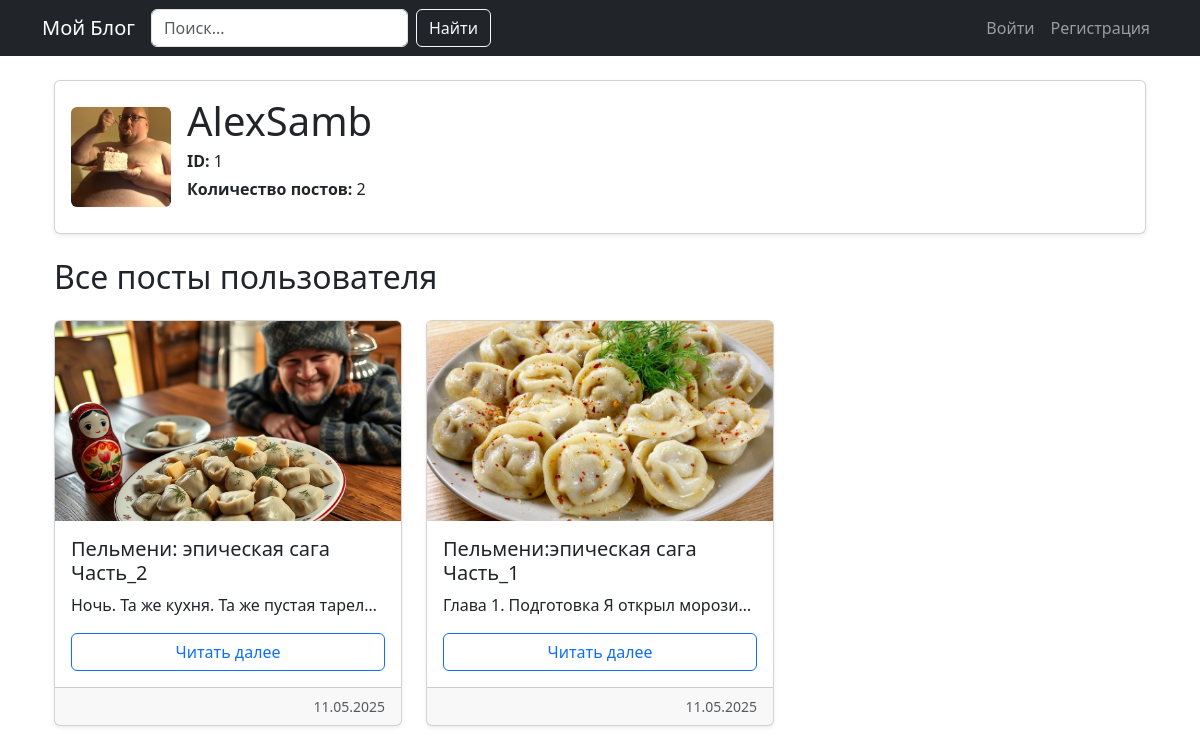
The app's page /profile/AlexSamb with its own data.
### app.py (models this page shows, shortened)
class User(UserMixin, db.Model):
    id = db.Column(db.Integer, primary_key=True)
    username = db.Column(db.String(50), unique=True, nullable=False)
    password_hash = db.Column(db.String(128))
    posts = db.relationship('Post', backref='author', lazy=True)
    avatar_filename = db.Column(db.String(255))
    @property
    def password(self):
        raise AttributeError('Пароль не доступен для чтения')

class Post(db.Model):
    id = db.Column(db.Integer, primary_key=True)
    title = db.Column(db.String(100), nullable=False)
    content = db.Column(db.Text, nullable=False)
    image_filename = db.Column(db.String(255))
    user_id = db.Column(db.Integer, db.ForeignKey('user.id'), nullable=False)
    created_at = db.Column(db.DateTime, default=datetime.utcnow)
    summary = db.Column(db.Text)

### app.py (the view)
@app.route('/profile/<username>')
def profile(username):
    user = User.query.filter_by(username=username).first_or_404()
    posts = Post.query.filter_by(author=user).order_by(Post.created_at.desc()).all()
    return render_template('profile.html', user=user, posts=posts)

### templates/profile.html (shortened to what this page needs)
{% extends "base.html" %}
{% block content %}
<div class="container mt-4">
    <div class="card shadow-sm mb-4">
        <div class="card-body d-flex align-items-center">
            {% if user.avatar_filename %}
                <img src="{{ url_for('static', filename='uploads/avatars/' + user.avatar_filename) }}"
                     alt="Аватар" class="rounded me-3" style="width: 100px; height: 100px; object-fit: cover;">
            {% else %}
                <i class="bi bi-person-circle me-3 text-muted" style="font-size: 3rem;"></i>
            {% endif %}
            <div>
                <h1 class="card-title mb-1">{{ user.username }}</h1>
                <p class="mb-1"><strong>ID:</strong> {{ user.id }}</p>
                <p><strong>Количество постов:</strong> {{ user.posts|length }}</p>
            </div>
        </div>
    </div>
    {% if not posts %}
        <div class="alert alert-info">У пользователя пока нет постов.</div>
    {% else %}
        <h2 class="mb-4">Все посты пользователя</h2>
        <div class="row g-4">
            {% for post in posts %}
                <div class="col-md-6 col-lg-4">
                    <div class="card h-100 shadow-sm">
                        {% if post.image_filename %}
                            <img src="{{ url_for('static', filename='uploads/' + post.image_filename) }}"
                                 alt="Изображение поста" class="card-img-top" style="height: 200px; object-fit: cover;">
                        {% endif %}
                        <div class="card-body d-flex flex-column">
                            <h5 class="card-title">{{ post.title }}</h5>
                            <p class="card-text text-truncate">{{ post.content[:100] }}</p>
                            <a href="{{ url_for('view_post', post_id=post.id) }}" class="btn btn-outline-primary mt-auto">Читать далее</a>
                        </div>
                        <div class="card-footer text-muted small text-end">
                            {{ post.created_at.strftime('%d.%m.%Y') }}
                        </div>
                    </div>
                </div>
            {% endfor %}
        </div>
    {% endif %}
</div>
{% endblock %}

### records on screen
User: avatar_filename (picture), username "AlexSamb", id "1"
Post: image_filename (picture), title "Пельмени: эпическая сага Часть_2", content "Ночь. Та же кухня. Та же пустая тарел…", created_at "11.05.2025"
Post: image_filename (picture), title "Пельмени:эпическая сага Часть_1", content "Глава 1. Подготовка Я открыл морози…", created_at "11.05.2025"

### other values on screen
{{ user.posts|length }} "2"
